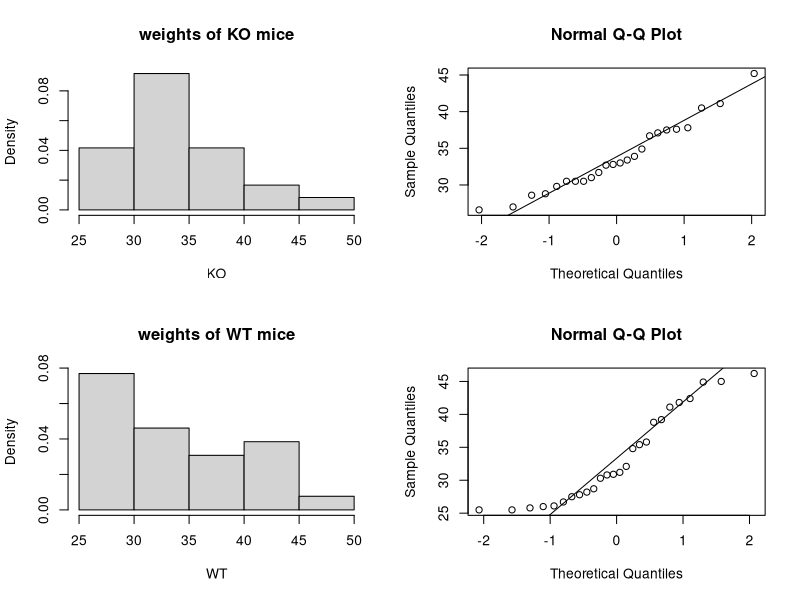
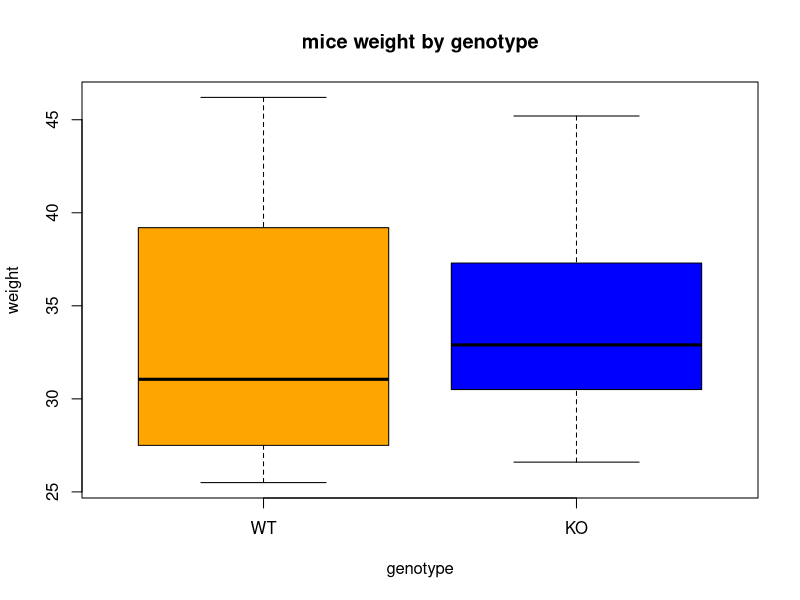
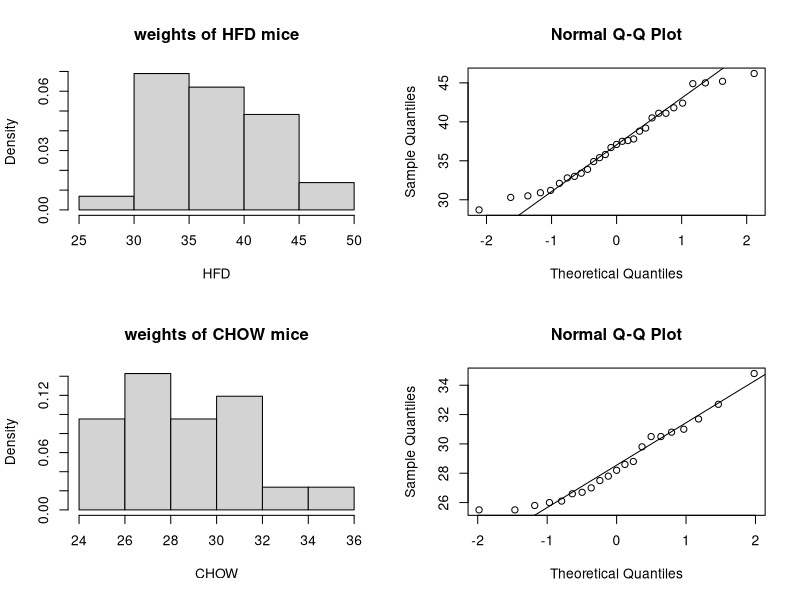
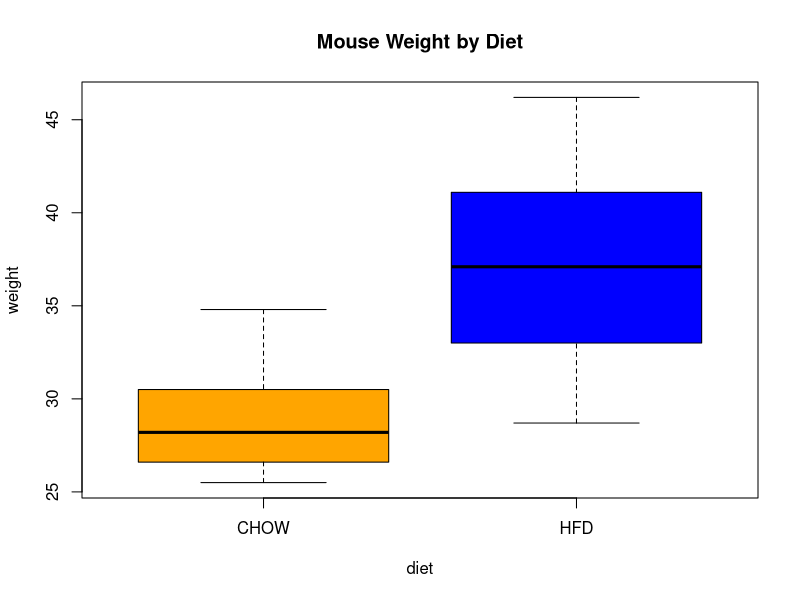

Here is the R script that generated these plots, in order:
# First Steps in R, Practice 10

# Come back to the mice data-set stored in the "mice_data" data frame.

mice_data <- read.table( "course_datasets/mice_data.csv" , header=T , sep=",",
                         colClasses=c("factor", "factor", "numeric")) # define classes for columns  )

mice_data$genotype <- factor(mice_data$genotype, levels=c("WT", "KO"))


# 1)  Considering WT mice weight and KO mice weight separately, check the assumption of normality graphically.


KO_weights = mice_data$weight[ mice_data$genotype=="KO"]
WT_weights = mice_data$weight[ mice_data$genotype=="WT"]

par(mfrow=c(2,2))

hist(KO_weights, freq=FALSE,
     xlab="KO", main="weights of KO mice")
qqnorm(KO_weights)
qqline(KO_weights)

hist(WT_weights, freq=FALSE,
     xlab="WT", main="weights of WT mice")
qqnorm(WT_weights)
qqline(WT_weights)

par(mfrow=c(1,1)) # removes setting in par


# KO mice: normality assumption seems ok

# WT mice:
# histogram - suggests no normality (but small sample size for this)
# QQ Plot - quite ok



# Welch's t-test is fairly robust if the deviation from normality is not extreme,
# so let's continue

# 2) Make an appropriate plot to visualize the mouse weights grouped by genotype.

boxplot(weight ~ genotype, data=mice_data , 
        col=c('orange','blue'),
        main="mice weight by genotype")

# 3) Perform a test to see whether the mouse weight is different between the two genotypes.
t.test(KO_weights, WT_weights) #NB : here the data is not paired : WT and KO mice are different individuals
# we do not reject HO : the is no significant difference between WT and KO mice mean weights for any reasonable significance level
# (p=0.8514)


# Alternative: Use non-parametric test
# Does not assume normally distributed data
# However, assumes the same standard deviation in all groups (while Welch's t test does not)
# Therefore, probably not better

wilcox.test(weight ~ genotype, data=mice_data)
# no significative difference between the mean weights of WT and KO mice




# 4) Repeat step 1 to 3 for the diet variable.

HFD_weights = mice_data$weight[mice_data$diet=="HFD"]
CHOW_weights = mice_data$weight[mice_data$diet=="CHOW"]

par(mfrow=c(2,2))

hist(HFD_weights, freq=FALSE,
     xlab="HFD", main="weights of HFD mice")
qqnorm(HFD_weights)
qqline(HFD_weights)

hist(CHOW_weights, freq=FALSE,
     xlab="CHOW", main="weights of CHOW mice")
qqnorm(CHOW_weights)
qqline(CHOW_weights)

par(mfrow=c(1,1))
# all seems OK

boxplot(weight ~ diet, data=mice_data, col=c('orange','blue'), main="Mouse Weight by Diet")

t.test(HFD_weights, CHOW_weights ) #NB : here the data is not paired : HFD and CHOW mice are different individuals
# we can reject HO : there is a significant difference between HFD and CHOW mice mean weights at significance level p=0.05
# (CHOW weight are on average lower)


# Out of curiosity, let's see what result we would get with the non-parametric Whitney Mann U test (implemented in wilcox.test)
wilcox.test(weight ~ diet, data=mice_data)

